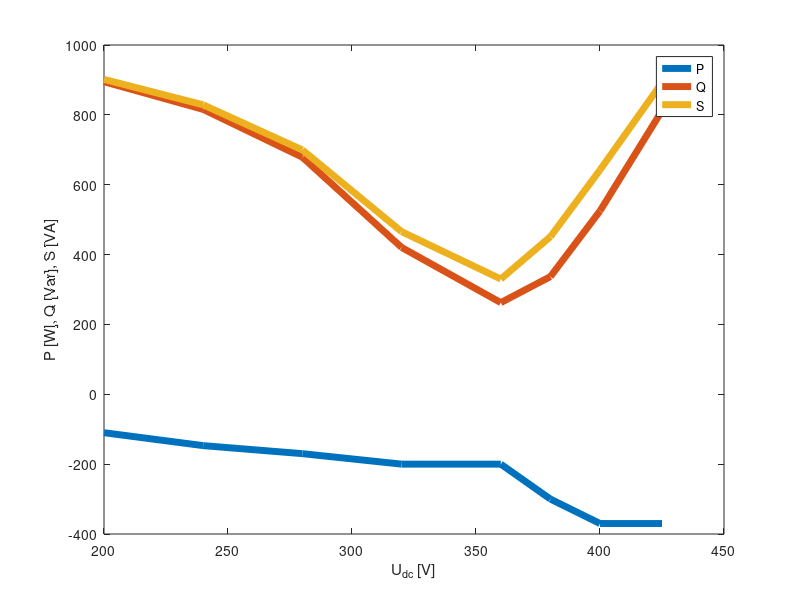

The MATLAB script that drew this image:
Udc_eff = [425, 400,   380,  360,   320,  280,  240,  200];
U =       [388, 367,   347,  330,   291,  264,  221,  184];
I =       [2.3, 1.75,  1.3,  1,     1.6,  2.65,  3.75, 4.9];
S = U.*I;
P =       [-370, -370, -300,  -200, -200, -170, -147, -110 ];
Q = sqrt(S.^2 - P.^2);

plot(Udc_eff,P, 'linewidth', 5, Udc_eff, Q, 'linewidth', 5, Udc_eff,S, 'linewidth', 5)
legend('P', 'Q', 'S')
xlabel('U_{dc} [V]')
ylabel('P [W], Q [Var], S [VA]')